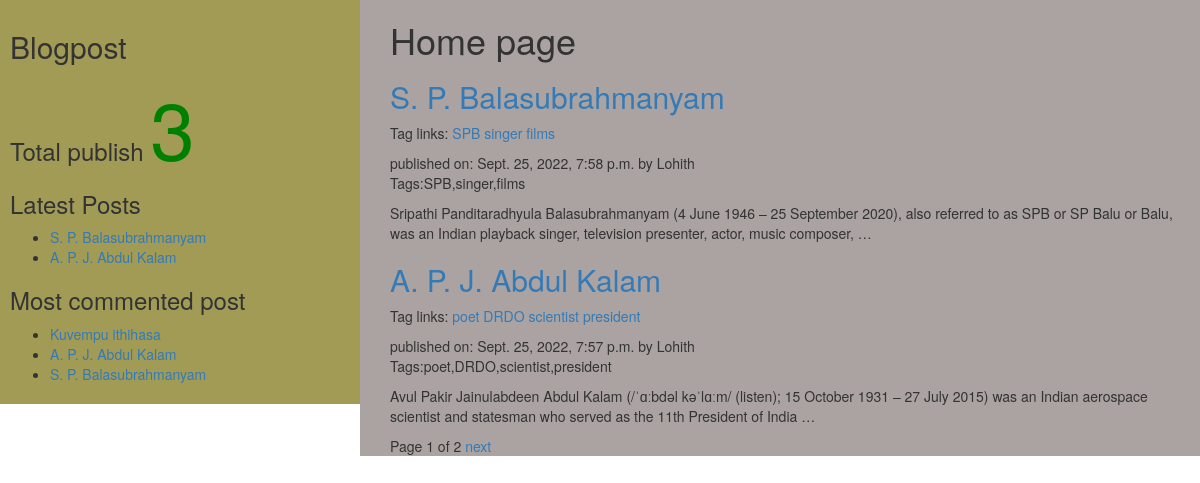
The page / on the database its author committed.
### App1/models.py (models this page shows, shortened)
class Post(models.Model):
	tags = TaggableManager()
	STATUS_CHOICE = (('draft','Draft'),('published','Published'))
	title = models.CharField(max_length=200)
	slug = models.SlugField(max_length=100, unique_for_date='publish')
	author = models.ForeignKey(User,related_name = 'blog_post',on_delete=models.CASCADE)
	body = models.TextField()
	publish = models.DateTimeField(default=timezone.now)
	created = models.DateTimeField(auto_now_add = True)
	updated = models.DateTimeField(auto_now = True)
	status = models.CharField(max_length=20,choices=STATUS_CHOICE, default='draft')
	objects = CustomManager()
	class Meta:
		ordering = ('-publish',)
	def get_absolute_url(self):
		return reverse('postdetail',args=[self.publish.year,self.publish.strftime('%m'),self.publish.strftime('%d'), self.slug])

### App1/views.py (the view)
# urls.py: url(r'^$',views.post_list_view),
def post_list_view(request,tag_slug=None):
	post_list = Post.objects.all()
	tag=None
	if tag_slug:
		tag=get_object_or_404(Tag,slug=tag_slug)
		post_list=post_list.filter(tags__in=[tag])
	paginator=Paginator(post_list,2)
	page_number=request.GET.get('page')
	try:
		post_list=paginator.page(page_number)
	except PageNotAnInteger:
		post_list=paginator.page(1)
	except EmptyPage:
		post_list=paginator.page(paginator.num_pages)
	d = {'post_list':post_list,'tag':tag}
	return render(request,'App1/post_list.html',d)

### App1/models.py (called while the page is built)
	def get_queryset(self):
		return super().get_queryset().filter(status='published')

### App1/templatetags/customtag.py (called while the page is built)
@register.simple_tag
def total_posts():
	return Post.objects.count()

@register.inclusion_tag('App1/latest_post.html')
def latest_post(count=3):
	latest_posts=Post.objects.order_by('-publish')[:count]
	return {'latest_posts':latest_posts}

@register.simple_tag
def most_commented_post(count=3):
	return Post.objects.annotate(total_comments=Count('Comments')).order_by('-total_comments')[:count]

### templates/App1/post_list.html (shortened to what this page needs)
<!DOCTYPE html>
{%extends 'App1/parent.html'%}
	{%block content_block%}
		<h1>Home page</h1>
		{%for post in post_list%}
			<p>
			<h2><a href="{{post.get_absolute_url}}"> {{post.title}} </a></h2>
			<p>Tag links:
			{%for tag in post.tags.all%}
				<a href="{%url "postlisttagname" tag.slug%}">{{tag.name}}</a>
			{%endfor%}
			</p>
			published on: {{post.publish}} by {{post.author|title}}
			<p>Tags:{{post.tags.all|join:','}}</p>
			{{post.body|truncatewords:30|linebreaks}}
			</p>
		{%endfor%}
		{%include 'App1/pagination.html' with page=post_list%}
	{%endblock%}

### templates/App1/parent.html (shortened to what this page needs)
<!DOCTYPE html>
<html>
{%load customtag%}
<head>
<link rel="stylesheet" href="https://cdn.jsdelivr.net/npm/bootstrap@3.3.7/dist/css/bootstrap.min.css">
<link rel="stylesheet" href="https://cdn.jsdelivr.net/npm/bootstrap@3.3.7/dist/css/bootstrap-theme.min.css">
</head>
<body>
	<div class="content" style="width:70%; float:right; background-color:#AAA3A2;
	height:100%; padding:0 0 0 30px">
		{%block content_block%}
		{%endblock%}
	</div>
	<div class="sidebar" style="width:30%; float:left; background-color:#A29B56; height:100%;padding:10px 10px 10px 10px ">
		<h2>Blogpost</h2>
		<h3>Total publish
			<span style="color: green;font-size:80px;">
				{%total_posts%}
			</span>
			<h3>Latest Posts</h3>
			{%latest_post 2%}
		</h3>
		<h3>Most commented post</h3>
		{%most_commented_post as m%}
		<ul>
			{%for post in m%}
				<li><a href="{{post.get_absolute_url}}">{{post.title}}</a></li>
			{%endfor%}
		</ul>
	</div>
</body>
</html>

### templates/App1/pagination.html (shortened to what this page needs)
<!DOCTYPE html>
<html>
<head>
</head>
<body>
	<div class="paginator">
		<span>
			Page {{page.number}} of {{page.paginator.num_pages}}
		</span>
		{%if page.has_next%}
			<a href="?page={{page.next_page_number}}">next</a> &nbsp &nbsp
		{%endif%}
	</div>
</body>
</html>

### templates/App1/latest_post.html (shortened to what this page needs)
<!DOCTYPE html>
<html>
<head>
</head>
<body>
	<ul>
	{%for post in latest_posts%}
		<li><a href="{{post.get_absolute_url}}">{{post.title}}</a></li>
		{%endfor%}
	</ul>
</body>
</html>

### rows shown on the page
Post: title "S. P. Balasubrahmanyam", publish "Sept. 25, 2022, 7:58 p.m.", author "Lohith", tags.all "SPB,singer,films", body "Sripathi Panditaradhyula Balasubrahmanyam (4 June 1946 – 25 September 2020), also referred to as SPB or SP Balu or Balu, was an Indian playback singer, television presenter, actor, music composer, …"
Tag: name "SPB"
Tag: name "singer"
Tag: name "films"
Post: title "A. P. J. Abdul Kalam", publish "Sept. 25, 2022, 7:57 p.m.", author "Lohith", tags.all "poet,DRDO,scientist,president", body "Avul Pakir Jainulabdeen Abdul Kalam (/ˈɑːbdəl kəˈlɑːm/ (listen); 15 October 1931 – 27 July 2015) was an Indian aerospace scientist and statesman who served as the 11th President of India …"
Tag: name "poet"
Tag: name "DRDO"
Tag: name "scientist"
Tag: name "president"
Post: title "Kuvempu ithihasa"

### other values the page prints
{{ page.number }} "1"
{{ page.paginator.num_pages }} "2"
